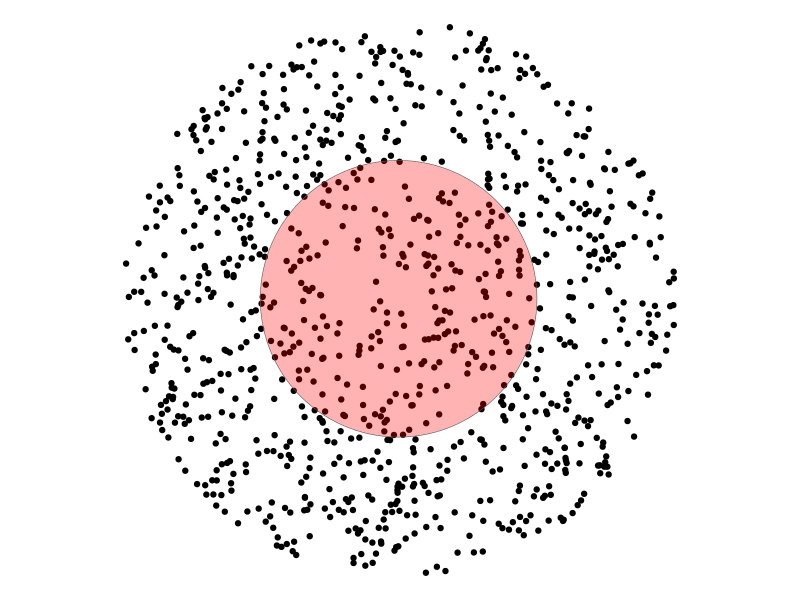
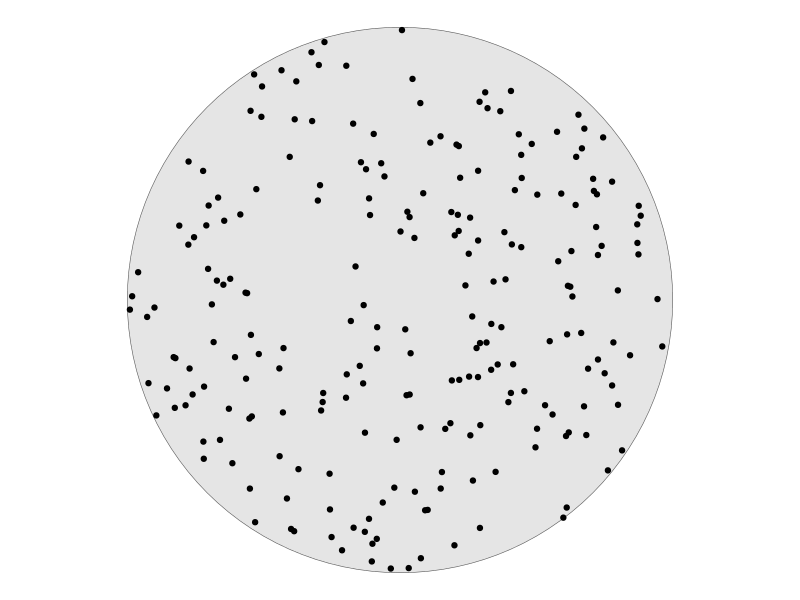

Write the R code that produced these figures, in order. (Note: this script raises an error after producing the figures.)
## ---- chunk 1
knitr::opts_chunk$set(echo = TRUE)
## ---- chunk 2

library(sf)
library(tidyverse)
library(microbenchmark)
library(cowplot)
library(ggridges)
monte_generoso <- st_buffer(st_sfc(st_point(c(722758.81,87648.67)),crs = 21781),1000)

points <- st_sample(st_buffer(monte_generoso,1000),1000,what = "centers")

ggplot() + 
  geom_sf(data = points)+
  geom_sf(data = monte_generoso,fill = "red",alpha = 0.3) + 
  theme_void()


## ---- chunk 3
points_filter1 <- points[st_within(points,monte_generoso,sparse = FALSE)[,1]]
points_filter2 <- points[st_contains(monte_generoso,points,sparse = FALSE)[1,]]
points_filter3 <- points[st_intersects(points,monte_generoso,sparse = FALSE)[,1]]
points_filter4 <- points[st_covered_by(points,monte_generoso,sparse = FALSE)[,1]]

ggplot()  + geom_sf(data = monte_generoso)+ geom_sf(data = points_filter1) + theme_void()

identical(points_filter1,points_filter2)
identical(points_filter1,points_filter3)
identical(points_filter1,points_filter4)

## ---- chunk 4
mbm  <- microbenchmark(
  intersects = st_intersects(monte_generoso,points),
  within = st_within(points,monte_generoso),
  contains = st_contains(monte_generoso,points),
  covered_by = st_covered_by(points,monte_generoso),
  times = 100
)

mbm$time <- microbenchmark:::convert_to_unit(mbm$time,"t")

mbm <- mbm %>%
  mutate(
    expr = fct_reorder(expr,time,median,.desc = TRUE)
  )


ggplot(mbm, aes(time,expr,fill = ..x..)) +
  geom_density_ridges_gradient(scale = 2, rel_min_height = 0.01) +
  scale_fill_viridis_c(option = "C")  +
  labs(y = "Function",x = paste0("Duration (in ",attr(mbm$time,"unit"),")")) +
  theme(legend.position="none") +
  theme_minimal()
## ---- chunk 5
mbm2 <- map_dfr(c(10,100,500,1000,5000,10000),function(n_points){
  
  points <- st_sample(st_buffer(monte_generoso,1000),n_points,what = "centers")

  mbm  <- microbenchmark(
  intersects = st_intersects(monte_generoso,points),
  within = st_within(points,monte_generoso),
  contains = st_contains(monte_generoso,points),
  covered_by = st_covered_by(points,monte_generoso),
  times = 10
  )
  as.data.frame(mbm) %>%
    mutate(n = n_points)
})
## ---- chunk 6

mbm2$time <- microbenchmark:::convert_to_unit(mbm2$time,"t")


mbm2 %>%
  group_by(expr,n) %>%
  summarise(
    median = median(time),
    q25 = quantile(time,0.25),
    q75 = quantile(time,0.75)
  ) %>%
ggplot(aes(n,median, colour = expr)) +
  geom_line() +
  geom_pointrange(aes(ymin = q25,ymax = q75)) +
  labs(x = "# data points",y = paste0("Duration (in ",attr(mbm2$time,"unit"),")"), colour = "Binary Predicate Operation") +
  expand_limits(y = 0) +
  theme_minimal() +
  theme(legend.position = "bottom") 

## ---- chunk 7


mbm3 <- map_dfr(c(1,5,20,100,500),function(n_circles){
  
  points <- st_sample(st_buffer(monte_generoso,1000),1000,what = "centers")
  circles <-   st_sample(st_buffer(monte_generoso,1000),n_circles,what = "centers") %>%
    st_buffer(500)

  mbm  <- microbenchmark(
  intersects = st_intersects(monte_generoso,points),
  within = st_within(points,monte_generoso),
  contains = st_contains(monte_generoso,points),
  covered_by = st_covered_by(points,monte_generoso),
  times = 10
  )
  as.data.frame(mbm) %>%
    mutate(n = n_circles)
})

mbm3$time <- microbenchmark:::convert_to_unit(mbm3$time,"t")


mbm3 %>%
  group_by(expr,n) %>%
  summarise(
    median = median(time),
    q25 = quantile(time,0.25),
    q75 = quantile(time,0.75)
  ) %>%
ggplot(aes(n,median, colour = expr)) +
  geom_line() +
  geom_pointrange(aes(ymin = q25,ymax = q75)) +
  labs(x = "# data circles",y = paste0("Duration (in ",attr(mbm3$time,"unit"),")"), colour = "Binary Predicate Operation") +
  expand_limits(y = 0) +
  theme_minimal() +
  theme(legend.position = "bottom") 

## ---- chunk 8
sessionInfo()
